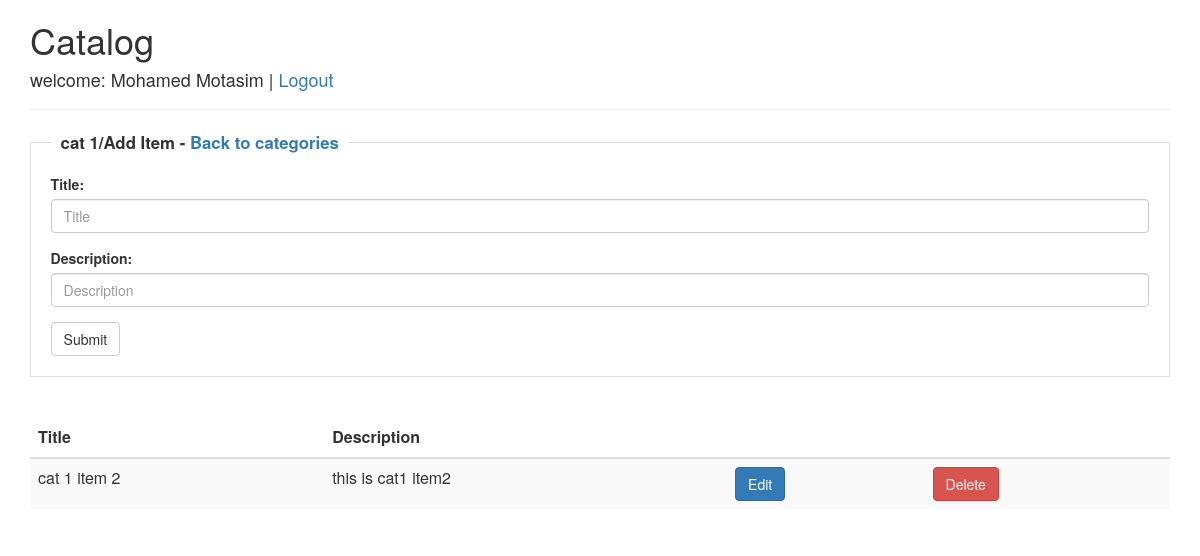
Page /NewItem/1 (signed in) on the committed database.
### database_setup.py (models this page shows, shortened)
class Categorie(Base):
    __tablename__ = "categorie"
    id = Column(Integer, primary_key=True)
    name = Column(String(50), unique=True, nullable=False)
    created_by = Column(Integer, nullable=False)

class Item(Base):
    __tablename__ = "item"
    id = Column(Integer, primary_key=True)
    name = Column(String(50), nullable=False)
    description = Column(String(200), nullable=False)
    categorie_id = Column(Integer, ForeignKey('categorie.id'))
    categorie = relationship(Categorie)

### web_server.py (the view, shortened to what this page needs)
@app.route('/NewItem/<int:categorie_id>', methods=['GET','POST'])
def AddItem(categorie_id):
    if not session.get('UserId'):
        return redirect(url_for('Login'))
    if request.method == 'GET':
        categorie = dbsession.query(Categorie).filter_by(id=categorie_id).one()
        items = dbsession.query(Item).filter_by(
                categorie_id=categorie_id).all()
        return render_template('CategorieItems.html', categorie=categorie,
                               items=items)

### templates/CategorieItems.html (shortened to what this page needs)
<html>
<head>
  <link rel="stylesheet" href="https://maxcdn.bootstrapcdn.com/bootstrap/3.3.7/css/bootstrap.min.css">
</head>
<body>
<div class="container">
<h1>Catalog</h1>
<h4>welcome: {{session['Name']}} | <a href="/Logout">Logout</a></h4>
<hr />
  <form id="item" action="" method="post">
  <fieldset class="scheduler-border">
    <legend class="scheduler-border">{{categorie.name}}/Add Item - <a href="/NewCateogrie">Back to categories</a></legend>
    <div class="form-group">
      <label for="itemname">Title:</label>
      <input placeholder="Title" type="text" tabindex="1" name="itemname" class="form-control" maxlength="50" required>
    </div>
    <div class="form-group">
      <label for="description">Description:</label>
      <input placeholder="Description" type="text" tabindex="2" name="description" class="form-control" maxlength="200" required>
    </div>
    <button type="submit" class="btn btn-default">Submit</button>
    </fieldset>
  </form>
  <br />
<table class="table table-striped">
  <thead>
    <tr>
      <th scope="col">Title</th>
      <th scope="col">Description</th>
      <th scope="col"></th><th scope="col"></th>
    </tr>
  </thead>
  <tbody>
  {% for i in items %}
    <tr>
      <td>{{i.name}}</td>
      <td>{{i.description}}</td>
      <td><button type="button" class="btn btn-primary" onclick="Edit('{{i.id}}')">Edit</button></td>
      <td><button type="button" class="btn btn-danger" onclick="Delete('{{i.id}}')">Delete</button></td>
    </tr>
  {% endfor %}
  </tbody>
</table>
</div>
</body>
</html>

### templates/CategorieItems.html (style rules this page uses)
fieldset.scheduler-border { border: 1px groove #ddd !important; padding: 0 1.4em 1.4em 1.4em !important; margin: 0 0 1.5em 0 !important; -webkit-box-shadow: 0px 0px 0px 0px #000; box-shadow: 0px 0px 0px 0px #000; }
legend.scheduler-border { font-size: 1.2em !important; font-weight: bold !important; text-align: left !important; width:auto; padding:0 10px; border-bottom:none; }

### rows in the picture
Categorie: name "cat 1"
Item: name "cat 1 item 2", description "this is cat1 item2"

### other values in the picture
{{ session['Name'] }} "Mohamed Motasim"
